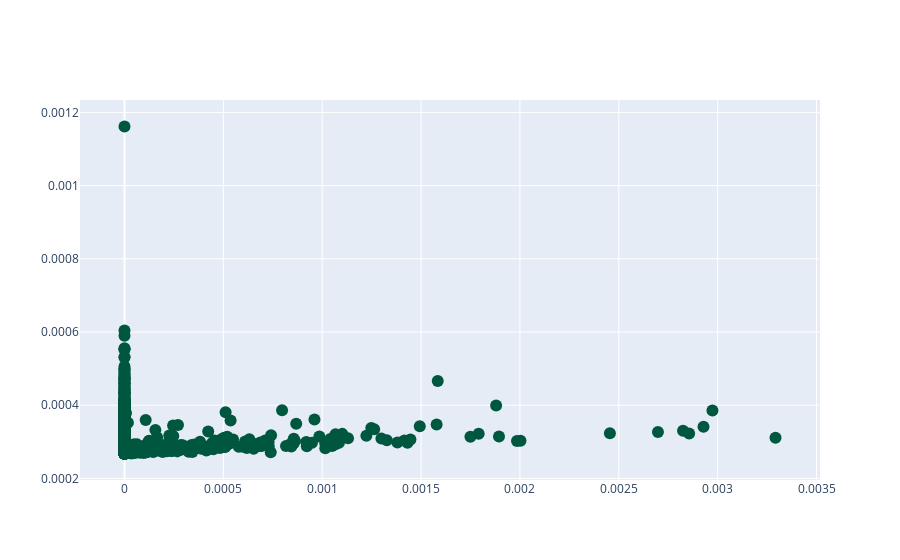

Here is the notebook cell this chart was saved with:
### Code cell
plot_actor_analysis_plotly(df_list[2])

### Figure 1 — Plotly figure (JSON) as saved in the notebook; plotly's stock layout.template omitted (floating-point values rounded to 4 significant figures; data arrays with more than 128 entries replaced by an {"elided": "..."} marker saying what was removed)
{"data": [{"marker": {"color": "#00573f", "size": 12}, "mode": "markers", "text": {"elided": "145 str values"}, "type": "scatter", "x": {"elided": "3447 float values"}, "y": {"elided": "3447 float values"}}], "layout": {"autosize": true, "xaxis": {"autorange": true, "range": [-0.0002152, 0.003508], "type": "linear"}, "yaxis": {"autorange": true, "range": [0.0001858, 0.001244], "type": "linear"}}}
